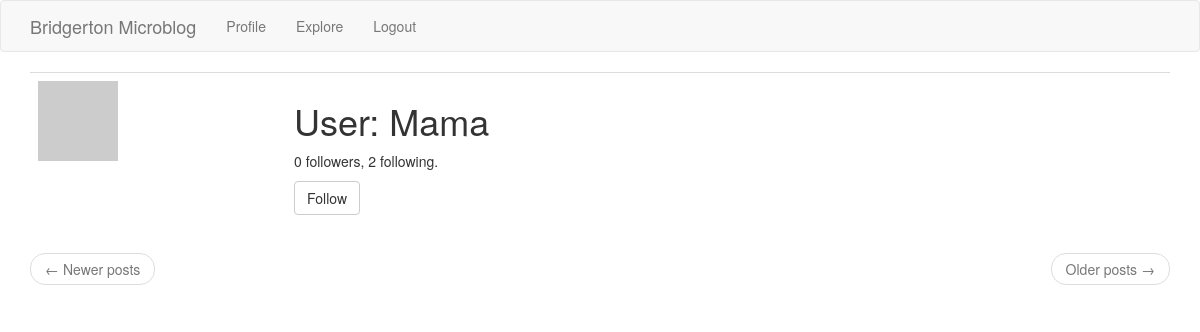
The app's page /user_profile/Mama (signed in), older data.
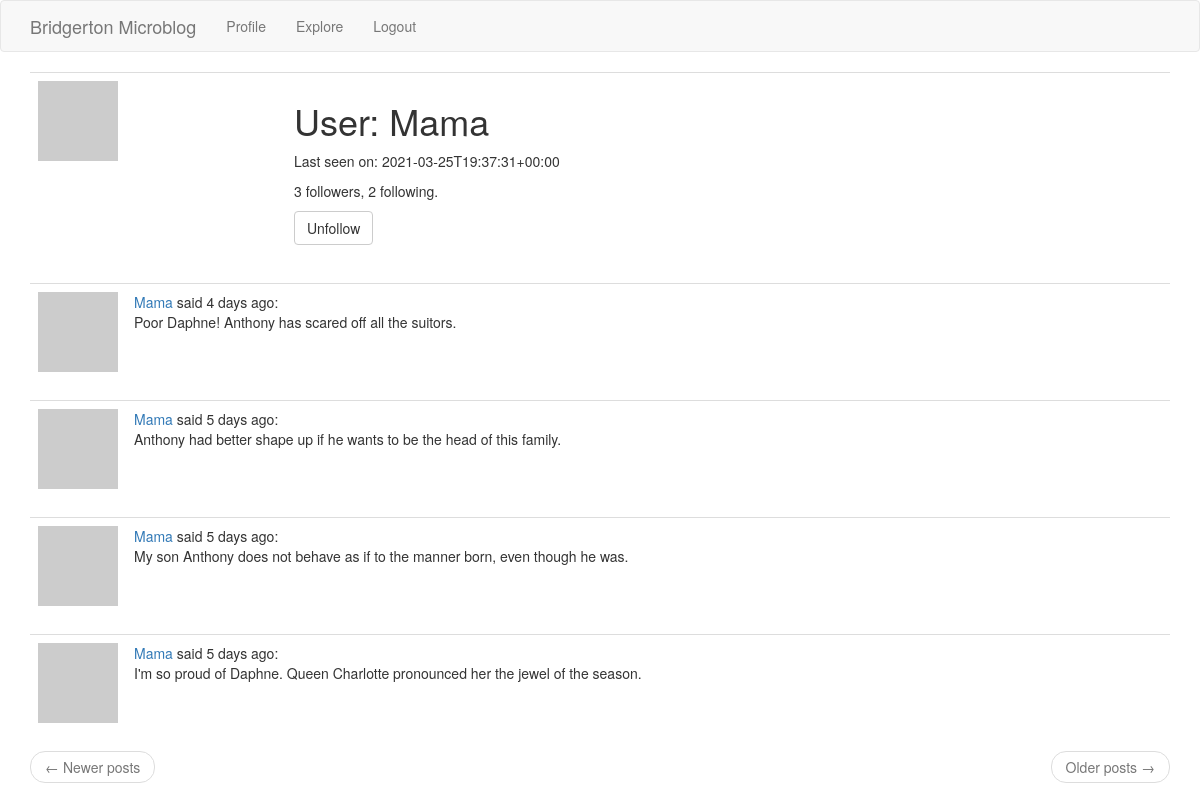
The same page, newer data.
### app/models.py (models this page shows, shortened)
class User(UserMixin, db.Model):
    id = db.Column(db.Integer, primary_key=True)
    username = db.Column(db.String(64), index=True, unique=True)
    email = db.Column(db.String(128), index=True, unique=True)
    password_hash = db.Column(db.String(128))
    posts = db.relationship('Post', backref='author', lazy='dynamic')
    about_me = db.Column(db.String(256))
    last_seen = db.Column(db.DateTime, default=datetime.utcnow)
    followed = db.relationship(
        'User', secondary=followers,
        primaryjoin=(followers.c.follower_id == id),
        secondaryjoin=(followers.c.poster_id == id),
        backref=db.backref('followers', lazy='dynamic'), lazy='dynamic')
    def avatar(self, size):
        hexdigest = md5(self.email.lower().encode('utf-8')).hexdigest()
        return f'https://www.gravatar.com/avatar/{hexdigest}?s={size}&d=identicon'
    def is_following(self, user):
        return self.followed.filter(
            followers.c.poster_id == user.id).count() > 0

class Post(db.Model):
    id = db.Column(db.Integer, primary_key=True)
    body = db.Column(db.String(140))
    timestamp = db.Column(db.DateTime, index=True, default=datetime.utcnow)
    user_id = db.Column(db.Integer, db.ForeignKey('user.id'))

### app/routes.py (the view)
@app.route('/user_profile/<username>')
@login_required
def user_profile(username):
    user = User.query.filter_by(username=username).first_or_404()
    page = request.args.get('page', 1, type=int)
    posts = user.posts.order_by(Post.timestamp.desc()).paginate(
        page, app.config['POSTS_PER_PAGE'], False)
    next_url = url_for('user_profile', username=user.username, page=posts.next_num) \
        if posts.has_next else None
    prev_url = url_for('user_profile', username=user.username, page=posts.prev_num) \
        if posts.has_prev else None
    form = EmptyForm()
    return render_template('profile.html', user=user, posts=posts.items,
                           next_url=next_url, prev_url=prev_url, form=form)

### app/forms.py
class EmptyForm(FlaskForm):
    submit = SubmitField('Submit')

### app/models.py (called while the page is built)
@login.user_loader
def load_user(id):
    return User.query.get(int(id))

### app/routes.py (called while the page is built)
@app.before_request
def before_request():
    if current_user.is_authenticated:
        current_user.last_seen = datetime.utcnow()
        db.session.commit()

### app/templates/profile.html (shortened to what this page needs)
{% extends "base.html" %}
{% block app_content %}
    <table class="table table-hover">
        <tr>
            <td width="256px"><img src="{{ user.avatar(256) }}"></td>
            <td>
                <h1>User: {{ user.username }}</h1>
                {% if user.last_seen %}<p>Last seen on: {{ moment(user.last_seen).format(LLL) }}</p>{% endif %}
                <p>{{ user.followers.count() }} followers, {{ user.followed.count() }} following.</p>
                {% if user == current_user %}
                <p><a href="{{ url_for('edit_profile') }}">Edit your profile</a></p>
                {% elif not current_user.is_following(user) %}
                <p>
                    <form action="{{ url_for('follow', username=user.username) }}" method="post">
                        {{ form.submit(value='Follow', class_='btn btn-default') }}
                    </form>
                </p>
                {% else %}
                <p>
                    <form action="{{ url_for('unfollow', username=user.username) }}" method="post">
                        {{ form.submit(value='Unfollow', class_='btn btn-default') }}
                    </form>
                </p>
                {% endif %}
            </td>
        </tr>
    </table>
    {% for post in posts %}
        {% include '_post.html' %}
    {% endfor %}
    <nav aria-label="...">
        <ul class="pager">
            <li class="previous{% if not prev_url %} disabled{% endif %}">
                <a href="{{ prev_url or '#' }}">
                    <span aria-hidden="true">&larr;</span> Newer posts
                </a>
            </li>
            <li class="next{% if not next_url %} disabled{% endif %}">
                <a href="{{ next_url or '#' }}">
                    Older posts <span aria-hidden="true">&rarr;</span>
                </a>
            </li>
        </ul>
    </nav>
{% endblock %}

### app/templates/_post.html
<table class="table table-hover">
    <tr>
        <td width="70px">
            <a href="{{  url_for('user_profile', username=post.author.username) }}">
                <img src="{{ post.author.avatar(70) }}">
            </a>
        </td>
        <td>
            <a href="{{ url_for('user_profile', username=post.author.username) }}">
                {{ post.author.username }}
            </a>
            said {{ moment(post.timestamp).fromNow() }}:
            <br/>
            {{ post.body }}
        </td>
    </tr>
</table>

Row changes from the older to the newer data that the page shows:
changed User "Mama": last_seen (not shown) → "2021-03-25T19:37:31+00:00"
added Post: author.username "Mama", timestamp "4 days ago", body "Poor Daphne! Anthony has scared off all the suitors."
added Post: author.username "Mama", timestamp "5 days ago", body "Anthony had better shape up if he wants to be the head of this family."
added Post: author.username "Mama", timestamp "5 days ago", body "My son Anthony does not behave as if to the manner born, even though he was."
added Post: author.username "Mama", timestamp "5 days ago", body "I'm so proud of Daphne. Queen Charlotte pronounced her the jewel of the season."
Text that changed along with them:
{{ user.followers.count() }}: "0" → "3"
form field submit: (not shown) → "Unfollow"
form field submit: "Follow" → (not shown)
text now shown: "Last seen on:"
